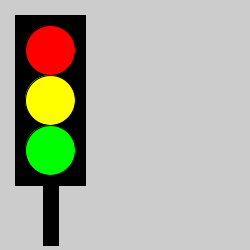
Frame 1 (no input)
Frame 60 (the mouse pressed at the canvas centre just before this capture): identical to frame 1, image omitted
Frame 120 (the mouse held since frame 60 and released just before this capture): identical to frame 1, image omitted

The Processing sketch that drew this single still picture (run headless with seeded random() and noise(); from frame 60 on, the mouse is pressed at the canvas centre):

// Processing sketch: processing_127270
// ── processing_127270.pde

//Name: Matías Moreno
//Date: 01-07-2012
//Project: Traffic light
  
  
   
void setup() {  //setup function called initially, only once
size (250,250)
}
void draw() {  //draw function loops
  
fill (0,0,0);              // black
rect (15,15,70,170);       // 
   
fill (255,0,0);            // red
ellipse (50,50,50,50);     // 
  
fill(255,255,0);           // yellow
ellipse (50,100,50,50);    //
  
fill (0,255,0);            // green
ellipse (50,150,50,50);    //

fill (0,0,0);              // black
rect (43,175,15,70);       // 


       
    }
